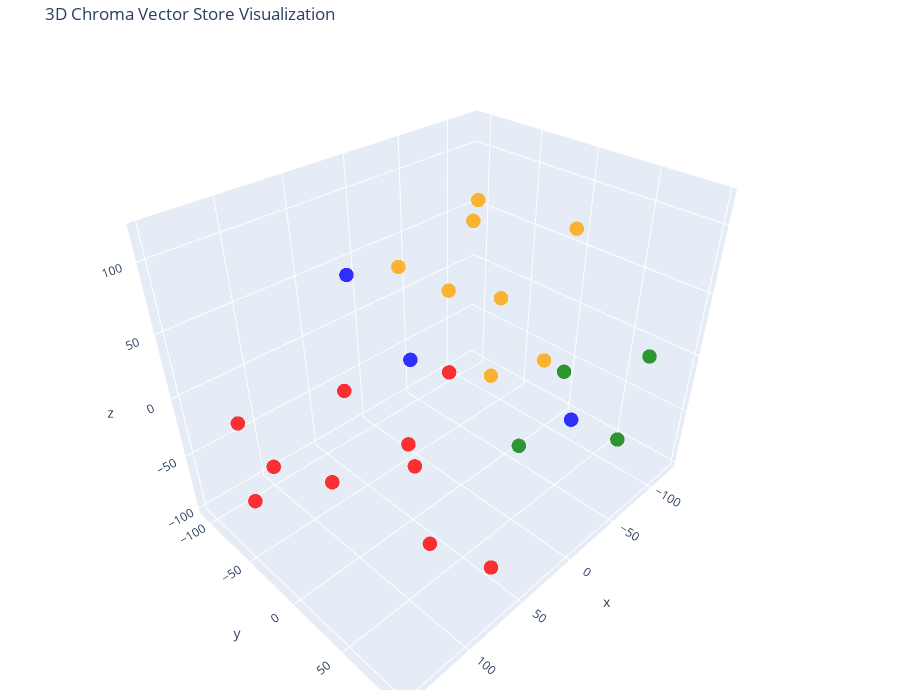

The code cell stored with this chart in its notebook:
### Code cell
# Let's try 3D!

tsne = TSNE(n_components=3, random_state=42, perplexity=10)
reduced_vectors = tsne.fit_transform(vectors)

# Create the 3D scatter plot
fig = go.Figure(data=[go.Scatter3d(
    x=reduced_vectors[:, 0],
    y=reduced_vectors[:, 1],
    z=reduced_vectors[:, 2],
    mode='markers',
    marker=dict(size=5, color=colors, opacity=0.8),
    text=[f"Type: {t}<br>Text: {d[:100]}..." for t, d in zip(doc_types, documents)],
    hoverinfo='text'
)])

fig.update_layout(
    title='3D Chroma Vector Store Visualization',
    scene=dict(xaxis_title='x', yaxis_title='y', zaxis_title='z'),
    width=900,
    height=700,
    margin=dict(r=20, b=10, l=10, t=40)
)

fig.show()

### Figure 1 — Plotly figure (JSON) as saved in the notebook; plotly's stock layout.template omitted (floating-point values rounded to 4 significant figures)
{"data": [{"hoverinfo": "text", "marker": {"color": ["orange", "orange", "orange", "orange", "orange", "orange", "orange", "orange", "green", "green", "green", "green", "blue", "blue", "blue", "red", "red", "red", "red", "red", "red", "red", "red", "red", "red"], "opacity": 0.8, "size": 5}, "mode": "markers", "text": ["Type: contracts<br>Text: # Collaboration Agreement: Finovia Bank x LoanGuard Analytics\n\n**Effective Date:** July 1, 2023  \n**...", "Type: contracts<br>Text: # Partnership Agreement: Finovia Bank x AlphaPay\n\n**Effective Date:** March 15, 2023  \n**Parties:** ...", "Type: contracts<br>Text: # Partnership Agreement: Finovia Bank x BetaInvest\n\n**Effective Date:** August 1, 2022  \n**Parties:*...", "Type: contracts<br>Text: # Service Agreement: Finovia Bank x NovaSecure\n\n**Effective Date:** September 14, 2023  \n**Purpose:*...", "Type: contracts<br>Text: # Strategic Collaboration: Finovia Bank x Finovate Labs\n\n**Effective Date:** December 5, 2022  \n**Pu...", "Type: contracts<br>Text: # Partnership Agreement: Finovia Bank x QuantumFinance\n\n**Effective Date:** April 25, 2022  \n**Purpo...", "Type: contracts<br>Text: # Partnership Agreement: Finovia Bank x CreditEase\n\n**Effective Date:** May 10, 2021  \n**Parties:** ...", "Type: contracts<br>Text: # Agreement: Finovia Bank x TrustLink Payment Systems\n\n**Effective Date:** January 2, 2024  \n**Purpo...", "Type: services<br>Text: # Service Summary\n## DigitalBanking\n\n### Summary\nDigitalBanking is Finovia’s flagship online and mob...", "Type: services<br>Text: # Service Summary\n## SecureVault\n\n### Summary\nSecureVault is Finovia’s enterprise-grade cybersecurit...", "Type: services<br>Text: # Service Summary\n## SmartLend\n\n### Summary\nSmartLend is Finovia’s AI-driven lending platform offeri...", "Type: services<br>Text: # Service Summary\n## InvestIQ\n\n### Summary\nInvestIQ is Finovia’s digital investment advisory platfor...", "Type: company<br>Text: # Company Overview\n\n**Name:** Finovia Bank  \n**Founded:** 2012  \n**Founder:** Laura Singh  \n**Headqu...", "Type: company<br>Text: # Careers at Finovia Bank\n\nAt Finovia, we believe that finance should empower people, not overwhelm ...", "Type: company<br>Text: # About Finovia Bank\n\nFinovia Bank was founded by Laura Singh in 2012 as a digital-first financial i...", "Type: employees<br>Text: # Employee Profile: Victor Hale\n\n**Position:** Chief Technology Officer  \n**Department:** Technology...", "Type: employees<br>Text: # Employee Profile: Alicia Rivera\n\n**Position:** Chief Operating Officer(COO)\n**Department:** Operat...", "Type: employees<br>Text: # Employee Profile: Marcus Trent\n\n**Position:** Director of Data Science  \n**Department:** Analytics...", "Type: employees<br>Text: # Employee Profile: Maxine Thompson\n\n**Position:** Human Resources Director  \n**Department:** HR  \n*...", "Type: employees<br>Text: # Employee Profile: Elena Brooks\n\n**Position:** Head of Risk and Compliance  \n**Department:** Compli...", "Type: employees<br>Text: # Employee Profile: Samantha Green\n\n**Position:** Senior Investment Analyst  \n**Department:** Wealth...", "Type: employees<br>Text: # Employee Profile: Laura Singh\n\n**Position:** Chief Executive Officer  \n**Department:** Executive L...", "Type: employees<br>Text: # Employee Profile: Daniel Chen\n\n**Position:** Chief Financial Officer  \n**Department:** Finance  \n*...", "Type: employees<br>Text: # Employee Profile: James Porter\n\n**Position:** Lead Software Engineer  \n**Department:** Engineering...", "Type: employees<br>Text: # Employee Profile: Olivia Knight\n\n**Position:** Product Manager – DigitalBanking  \n**Department:** ..."], "type": "scatter3d", "x": [-2.724, -19.33, -55.96, 2.291, -39.66, 29.5, -34.07, -67.02, -90.85, -123.7, -47.01, -101.6, 2.451, 29.03, -41.39, 61.69, 69.99, 128.1, 147.1, 81.17, 129.7, 36.1, -60.23, 75.65, 98.77], "y": [22.74, -7.922, -45.51, 68.41, -108.1, 15.01, 1.666, 33.89, 19.61, 70.13, 15.59, 67.63, -50.71, -83.62, 63.59, 29.48, 25.61, -80.45, -11.0, -26.33, -80.55, -18.07, -72.98, 96.88, -25.03], "z": [7.967, 117.4, 79.24, 45.36, 25.56, 82.53, 45.46, 96.21, -35.23, -12.54, -85.05, -80.17, -12.86, 54.58, -28.25, -98.28, -23.66, -88.26, 2.314, 14.03, -15.83, -53.15, -67.42, -54.84, -52.15]}], "layout": {"height": 700, "margin": {"b": 10, "l": 10, "r": 20, "t": 40}, "scene": {"xaxis": {"title": {"text": "x"}}, "yaxis": {"title": {"text": "y"}}, "zaxis": {"title": {"text": "z"}}}, "title": {"text": "3D Chroma Vector Store Visualization"}, "width": 900}}
